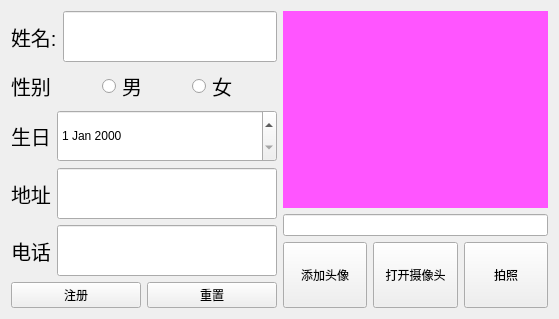
<?xml version="1.0" encoding="UTF-8"?>
<ui version="4.0">
 <class>RegisterWin</class>
 <widget class="QWidget" name="RegisterWin">
  <property name="geometry">
   <rect>
    <x>0</x>
    <y>0</y>
    <width>559</width>
    <height>319</height>
   </rect>
  </property>
  <property name="windowTitle">
   <string>Form</string>
  </property>
  <layout class="QHBoxLayout" name="horizontalLayout_8">
   <item>
    <layout class="QVBoxLayout" name="verticalLayout">
     <item>
      <layout class="QHBoxLayout" name="horizontalLayout">
       <item>
        <widget class="QLabel" name="label">
         <property name="font">
          <font>
           <pointsize>15</pointsize>
          </font>
         </property>
         <property name="text">
          <string>姓名:</string>
         </property>
        </widget>
       </item>
       <item>
        <widget class="QLineEdit" name="nameEdit">
         <property name="sizePolicy">
          <sizepolicy hsizetype="Expanding" vsizetype="Expanding">
           <horstretch>0</horstretch>
           <verstretch>0</verstretch>
          </sizepolicy>
         </property>
        </widget>
       </item>
      </layout>
     </item>
     <item>
      <layout class="QHBoxLayout" name="horizontalLayout_4">
       <item>
        <widget class="QLabel" name="label_4">
         <property name="font">
          <font>
           <pointsize>15</pointsize>
          </font>
         </property>
         <property name="text">
          <string>性别</string>
         </property>
        </widget>
       </item>
       <item>
        <widget class="QRadioButton" name="mrb">
         <property name="font">
          <font>
           <pointsize>15</pointsize>
          </font>
         </property>
         <property name="text">
          <string>男</string>
         </property>
        </widget>
       </item>
       <item>
        <widget class="QRadioButton" name="wrb">
         <property name="font">
          <font>
           <pointsize>15</pointsize>
          </font>
         </property>
         <property name="text">
          <string>女</string>
         </property>
        </widget>
       </item>
      </layout>
     </item>
     <item>
      <layout class="QHBoxLayout" name="horizontalLayout_5">
       <item>
        <widget class="QLabel" name="label_5">
         <property name="font">
          <font>
           <pointsize>15</pointsize>
          </font>
         </property>
         <property name="text">
          <string>生日</string>
         </property>
        </widget>
       </item>
       <item>
        <widget class="QDateEdit" name="birthdayEdit">
         <property name="sizePolicy">
          <sizepolicy hsizetype="Expanding" vsizetype="Expanding">
           <horstretch>0</horstretch>
           <verstretch>0</verstretch>
          </sizepolicy>
         </property>
        </widget>
       </item>
      </layout>
     </item>
     <item>
      <layout class="QHBoxLayout" name="horizontalLayout_2">
       <item>
        <widget class="QLabel" name="label_2">
         <property name="font">
          <font>
           <pointsize>15</pointsize>
          </font>
         </property>
         <property name="text">
          <string>地址</string>
         </property>
        </widget>
       </item>
       <item>
        <widget class="QLineEdit" name="addressEdit">
         <property name="sizePolicy">
          <sizepolicy hsizetype="Expanding" vsizetype="Expanding">
           <horstretch>0</horstretch>
           <verstretch>0</verstretch>
          </sizepolicy>
         </property>
        </widget>
       </item>
      </layout>
     </item>
     <item>
      <layout class="QHBoxLayout" name="horizontalLayout_3">
       <item>
        <widget class="QLabel" name="label_3">
         <property name="font">
          <font>
           <pointsize>15</pointsize>
          </font>
         </property>
         <property name="text">
          <string>电话</string>
         </property>
        </widget>
       </item>
       <item>
        <widget class="QLineEdit" name="phoneEdit">
         <property name="sizePolicy">
          <sizepolicy hsizetype="Expanding" vsizetype="Expanding">
           <horstretch>0</horstretch>
           <verstretch>0</verstretch>
          </sizepolicy>
         </property>
        </widget>
       </item>
      </layout>
     </item>
     <item>
      <layout class="QHBoxLayout" name="horizontalLayout_6">
       <item>
        <widget class="QPushButton" name="registerBt">
         <property name="text">
          <string>注册</string>
         </property>
        </widget>
       </item>
       <item>
        <widget class="QPushButton" name="resetBt">
         <property name="text">
          <string>重置</string>
         </property>
        </widget>
       </item>
      </layout>
     </item>
    </layout>
   </item>
   <item>
    <layout class="QVBoxLayout" name="verticalLayout_2" stretch="3,1,1">
     <item>
      <widget class="QLabel" name="headpicLb">
       <property name="styleSheet">
        <string notr="true">background-color: rgb(255, 85, 255);</string>
       </property>
       <property name="text">
        <string/>
       </property>
      </widget>
     </item>
     <item>
      <widget class="QLineEdit" name="picFileEdit"/>
     </item>
     <item>
      <layout class="QHBoxLayout" name="horizontalLayout_7">
       <item>
        <widget class="QPushButton" name="addpicBt">
         <property name="sizePolicy">
          <sizepolicy hsizetype="Expanding" vsizetype="Expanding">
           <horstretch>0</horstretch>
           <verstretch>0</verstretch>
          </sizepolicy>
         </property>
         <property name="text">
          <string>添加头像</string>
         </property>
        </widget>
       </item>
       <item>
        <widget class="QPushButton" name="videoswitchBt">
         <property name="sizePolicy">
          <sizepolicy hsizetype="Expanding" vsizetype="Expanding">
           <horstretch>0</horstretch>
           <verstretch>0</verstretch>
          </sizepolicy>
         </property>
         <property name="text">
          <string>打开摄像头</string>
         </property>
        </widget>
       </item>
       <item>
        <widget class="QPushButton" name="cameraBt">
         <property name="sizePolicy">
          <sizepolicy hsizetype="Expanding" vsizetype="Expanding">
           <horstretch>0</horstretch>
           <verstretch>0</verstretch>
          </sizepolicy>
         </property>
         <property name="text">
          <string>拍照</string>
         </property>
        </widget>
       </item>
      </layout>
     </item>
    </layout>
   </item>
  </layout>
 </widget>
 <resources/>
 <connections/>
</ui>
